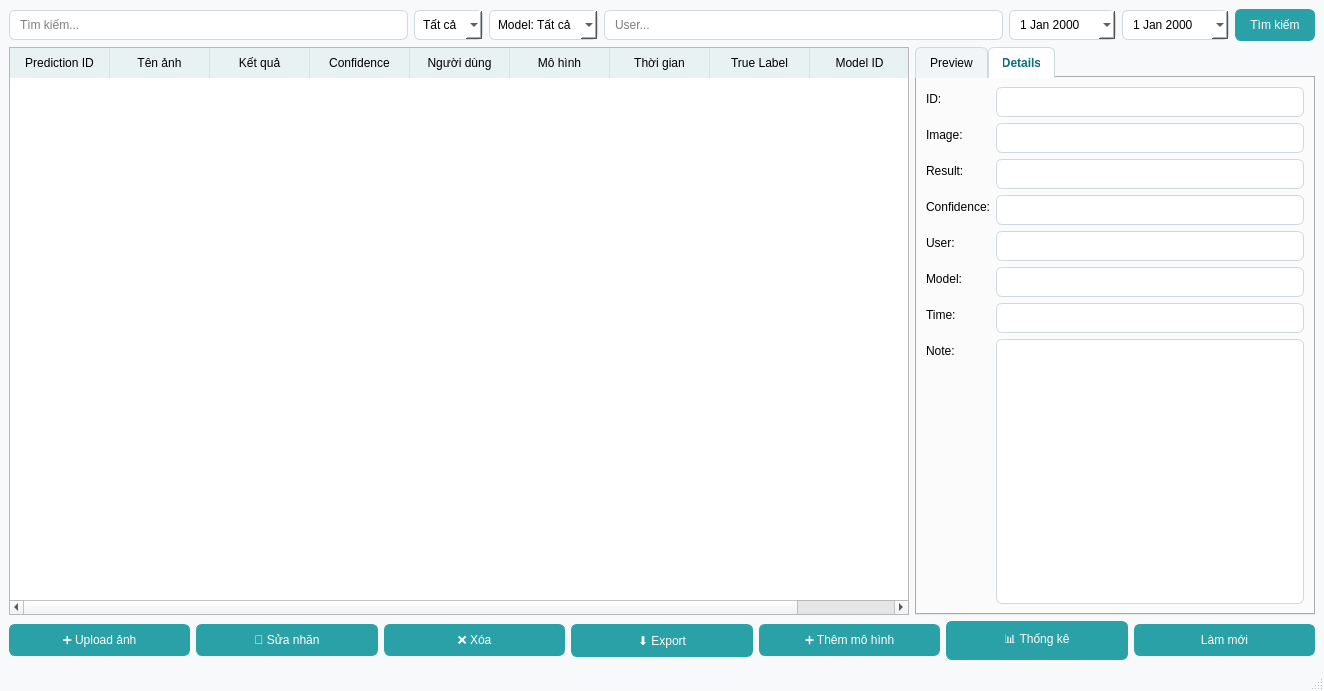
<?xml version="1.0" encoding="UTF-8"?>
<ui version="4.0">
 <class>MainWindow_DataManagement</class>
 <widget class="QMainWindow" name="MainWindow_DataManagement">
  <property name="geometry">
   <rect>
    <x>0</x>
    <y>0</y>
    <width>1324</width>
    <height>691</height>
   </rect>
  </property>
  <property name="windowTitle">
   <string>Fruit ML - Data Management</string>
  </property>
  <property name="styleSheet">
   <string>
    * { font-family: &quot;Segoe UI&quot;; }
    QMainWindow { background: #f7f9fb; }
    QGroupBox { border: 1px solid #e1e5ea; border-radius: 8px; margin-top: 16px; }
    QGroupBox::title { subcontrol-origin: margin; subcontrol-position: top left; padding: 4px 8px; color: #0b6d77; font-weight: 600; }
    QPushButton { padding: 8px 14px; border-radius: 6px; border: 1px solid #2aa1a6; background: #2aa1a6; color: white; }
    QPushButton:hover { background: #238a8f; }
    QPushButton#btnLogout { background: #f44336; border-color: #f44336; }
    QLineEdit, QComboBox, QDateEdit, QTextEdit { border: 1px solid #cfd8dc; border-radius: 6px; padding: 6px 8px; background: white; }
    QTabBar::tab { padding: 8px 14px; border: 1px solid #cfd8dc; border-bottom: none; background: #f1f5f8; border-top-left-radius: 6px; border-top-right-radius: 6px; }
    QTabBar::tab:selected { background: white; color: #0b6d77; font-weight: 600; }
    QHeaderView::section { background:#e9f2f3; padding: 6px; border: none; border-right:1px solid #d7e3e4; }
    QTableView { gridline-color:#e3ecee; selection-background-color:#b2ebf2; selection-color:#003b40; }
    </string>
  </property>
  <widget class="QWidget" name="centralwidget">
   <layout class="QVBoxLayout" name="vlRoot">
    <item>
     <layout class="QHBoxLayout" name="layoutToolbar">
      <item>
       <widget class="QLineEdit" name="txtSearchData">
        <property name="placeholderText">
         <string>Tìm kiếm...</string>
        </property>
       </widget>
      </item>
      <item>
       <widget class="QComboBox" name="comboLabelFilter">
        <item>
         <property name="text">
          <string>Tất cả</string>
         </property>
        </item>
        <item>
         <property name="text">
          <string>Good</string>
         </property>
        </item>
        <item>
         <property name="text">
          <string>Bad</string>
         </property>
        </item>
       </widget>
      </item>
      <item>
       <widget class="QComboBox" name="comboModelFilter">
        <item>
         <property name="text">
          <string>Model: Tất cả</string>
         </property>
        </item>
       </widget>
      </item>
      <item>
       <widget class="QLineEdit" name="txtUserFilter">
        <property name="placeholderText">
         <string>User...</string>
        </property>
       </widget>
      </item>
      <item>
       <widget class="QDateEdit" name="dateFrom">
        <property name="calendarPopup">
         <bool>true</bool>
        </property>
       </widget>
      </item>
      <item>
       <widget class="QDateEdit" name="dateTo">
        <property name="calendarPopup">
         <bool>true</bool>
        </property>
       </widget>
      </item>
      <item>
       <widget class="QPushButton" name="btnRefreshData">
        <property name="text">
         <string>Tìm kiếm</string>
        </property>
       </widget>
      </item>
     </layout>
    </item>
    <item>
     <layout class="QHBoxLayout" name="layoutMain">
      <item>
       <widget class="QTableWidget" name="tblData">
        <column>
         <property name="text">
          <string>Prediction ID</string>
         </property>
        </column>
        <column>
         <property name="text">
          <string>Tên ảnh</string>
         </property>
        </column>
        <column>
         <property name="text">
          <string>Kết quả</string>
         </property>
        </column>
        <column>
         <property name="text">
          <string>Confidence</string>
         </property>
        </column>
        <column>
         <property name="text">
          <string>Người dùng</string>
         </property>
        </column>
        <column>
         <property name="text">
          <string>Mô hình</string>
         </property>
        </column>
        <column>
         <property name="text">
          <string>Thời gian</string>
         </property>
        </column>
        <column>
         <property name="text">
          <string>True Label</string>
         </property>
        </column>
        <column>
         <property name="text">
          <string>Model ID</string>
         </property>
        </column>
       </widget>
      </item>
      <item>
       <widget class="QTabWidget" name="tabRight">
        <property name="maximumSize">
         <size>
          <width>400</width>
          <height>16777215</height>
         </size>
        </property>
        <property name="currentIndex">
         <number>1</number>
        </property>
        <widget class="QWidget" name="tabPreview">
         <attribute name="title">
          <string>Preview</string>
         </attribute>
         <layout class="QVBoxLayout" name="vlPrev">
          <item>
           <widget class="QLabel" name="labelPreview">
            <property name="minimumSize">
             <size>
              <width>360</width>
              <height>242</height>
             </size>
            </property>
            <property name="styleSheet">
             <string>QLabel#labelPreview { background:#eef6f7; border:1px dashed #b2c7c9; min-height:240px; }</string>
            </property>
            <property name="frameShape">
             <enum>QFrame::Box</enum>
            </property>
            <property name="text">
             <string>Ảnh</string>
            </property>
            <property name="scaledContents">
             <bool>true</bool>
            </property>
            <property name="alignment">
             <set>Qt::AlignCenter</set>
            </property>
           </widget>
          </item>
         </layout>
        </widget>
        <widget class="QWidget" name="tabDetails">
         <attribute name="title">
          <string>Details</string>
         </attribute>
         <layout class="QFormLayout" name="formDetails">
          <item row="0" column="0">
           <widget class="QLabel" name="lblDId">
            <property name="text">
             <string>ID:</string>
            </property>
           </widget>
          </item>
          <item row="0" column="1">
           <widget class="QLineEdit" name="txtDId">
            <property name="readOnly">
             <bool>true</bool>
            </property>
           </widget>
          </item>
          <item row="1" column="0">
           <widget class="QLabel" name="lblDImage">
            <property name="text">
             <string>Image:</string>
            </property>
           </widget>
          </item>
          <item row="1" column="1">
           <widget class="QLineEdit" name="txtDImage">
            <property name="readOnly">
             <bool>true</bool>
            </property>
           </widget>
          </item>
          <item row="2" column="0">
           <widget class="QLabel" name="lblDResult">
            <property name="text">
             <string>Result:</string>
            </property>
           </widget>
          </item>
          <item row="2" column="1">
           <widget class="QLineEdit" name="txtDResult"/>
          </item>
          <item row="3" column="0">
           <widget class="QLabel" name="lblDConf">
            <property name="text">
             <string>Confidence:</string>
            </property>
           </widget>
          </item>
          <item row="3" column="1">
           <widget class="QLineEdit" name="txtDConf"/>
          </item>
          <item row="6" column="1">
           <widget class="QLineEdit" name="txtDModel"/>
          </item>
          <item row="8" column="0">
           <widget class="QLabel" name="lblDTime">
            <property name="text">
             <string>Time:</string>
            </property>
           </widget>
          </item>
          <item row="8" column="1">
           <widget class="QLineEdit" name="txtDTime"/>
          </item>
          <item row="9" column="0">
           <widget class="QLabel" name="lblDNote">
            <property name="text">
             <string>Note:</string>
            </property>
           </widget>
          </item>
          <item row="9" column="1">
           <widget class="QTextEdit" name="txtDNote"/>
          </item>
          <item row="6" column="0">
           <widget class="QLabel" name="lblDModel">
            <property name="text">
             <string>Model:</string>
            </property>
           </widget>
          </item>
          <item row="5" column="0">
           <widget class="QLabel" name="lblDUser">
            <property name="text">
             <string>User:</string>
            </property>
           </widget>
          </item>
          <item row="5" column="1">
           <widget class="QLineEdit" name="txtDUser"/>
          </item>
         </layout>
        </widget>
       </widget>
      </item>
     </layout>
    </item>
    <item>
     <layout class="QHBoxLayout" name="layoutActions">
      <item>
       <widget class="QPushButton" name="btnAddImage">
        <property name="text">
         <string>➕ Upload ảnh</string>
        </property>
       </widget>
      </item>
      <item>
       <widget class="QPushButton" name="btnRelabel">
        <property name="text">
         <string>📝 Sửa nhãn</string>
        </property>
       </widget>
      </item>
      <item>
       <widget class="QPushButton" name="btnDelete">
        <property name="text">
         <string>❌ Xóa</string>
        </property>
       </widget>
      </item>
      <item>
       <widget class="QPushButton" name="btnExport">
        <property name="text">
         <string>⬇️ Export</string>
        </property>
       </widget>
      </item>
      <item>
       <widget class="QPushButton" name="btnAddModel">
        <property name="text">
         <string>➕ Thêm mô hình</string>
        </property>
       </widget>
      </item>
      <item>
       <widget class="QPushButton" name="btnStatistics">
        <property name="text">
         <string>📊 Thống kê</string>
        </property>
       </widget>
      </item>
      <item>
       <widget class="QPushButton" name="btnRefresh">
        <property name="text">
         <string>Làm mới</string>
        </property>
       </widget>
      </item>
     </layout>
    </item>
   </layout>
  </widget>
  <widget class="QStatusBar" name="statusbar"/>
 </widget>
 <resources/>
 <connections/>
</ui>
